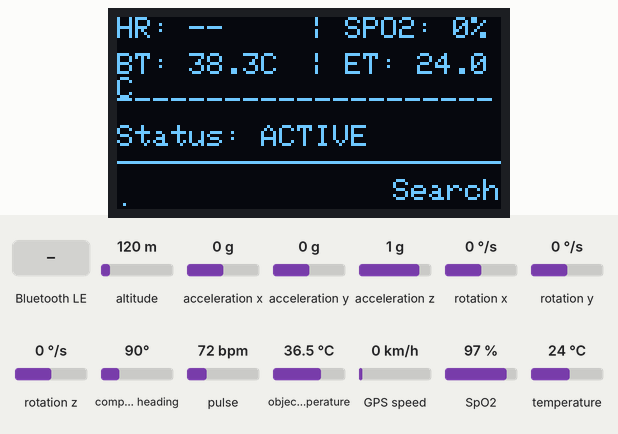
Bench run of a sketch on a simulated ESP32-C3. Shown: 128×64 one-colour display. Inputs (shaded band) come from the test bench; at power-on: object temperature 36.5 °C, SpO2 97 %, pulse 72 bpm, temperature 24 °C, altitude 120 m, acceleration x 0 g, acceleration y 0 g, acceleration z 1 g, rotation x 0 °/s, rotation y 0 °/s, rotation z 0 °/s, compass heading 90°, GPS speed 0 km/h. EEPROM starts erased; the GPS gets a fix after 3 s at 37.7749, -122.4194 with 8 satellites; nothing arrives over Bluetooth unless stated; a phone connects over Bluetooth LE 3 s after start; what the sketch prints to the serial monitor is not drawn.

Above: at 3.2 s.
3.3 s: Bluetooth LE write "A:" received
At 4.6 s:
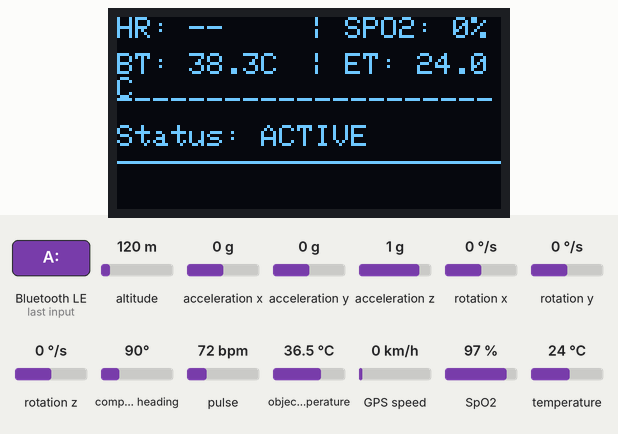
7.6 s: object temperature set to 32 °C
At 9.1 s:
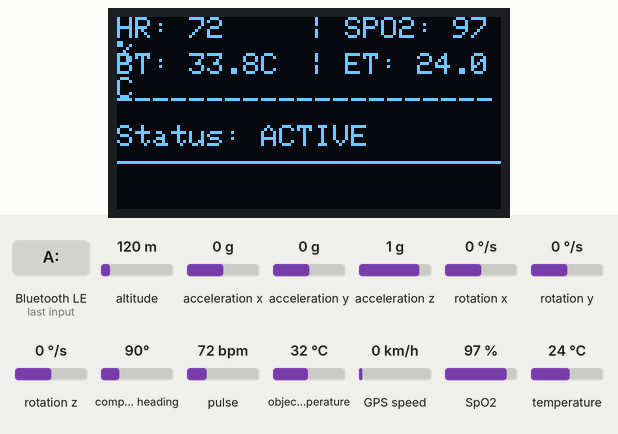
15.6 s: SpO2 set to 85 %
At 19.0 s:
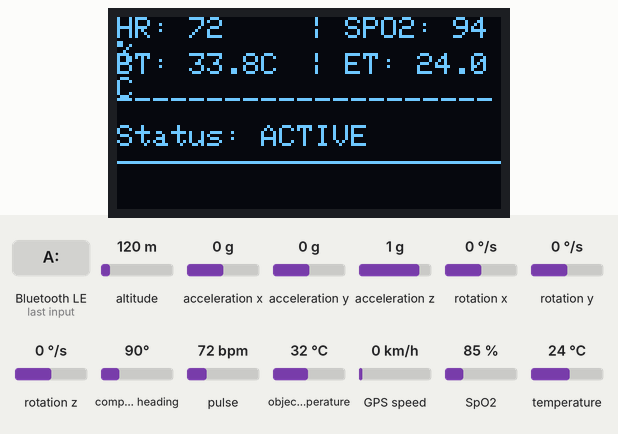
23.7 s: pulse set to 70 bpm
At 26.6 s:
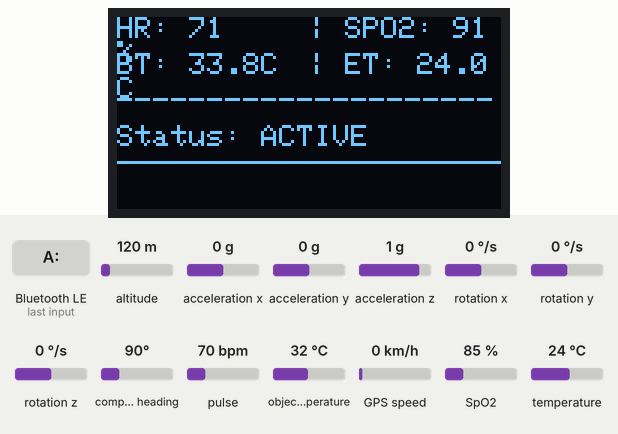
31.6 s: temperature set to 12 °C
At 32.9 s:
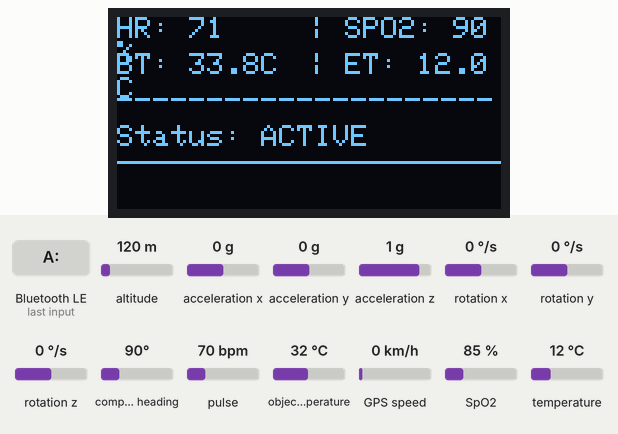
Timing chart, 0 to 34.6 s (numbered marks = the images above; inputs shaded):
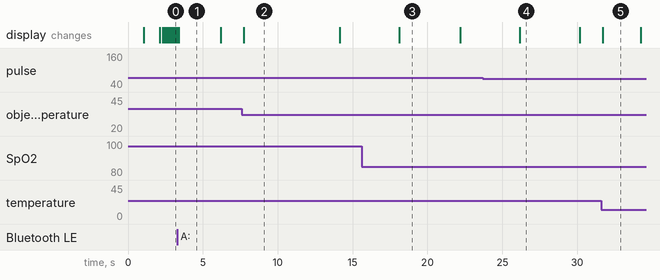

Measured:
- after the input at 3.3 s, the display: changes after 0.10 s (image 1)
- after the input at 7.6 s, the display: changes after 0.13 s (image 2)
- after the input at 15.6 s, the display: changes after 2.5 s (image 3)
- what the display in image 1 shows lasts 2.8 s, from 3.4 s to 6.2 s
- what the display in image 2 shows lasts 6.4 s, from 7.7 s to 14.1 s
- what the display in image 3 shows lasts 4.1 s, from 18.1 s to 22.2 s
- what the display in image 4 shows lasts 4.0 s, from 26.2 s to 30.2 s

The sketch:

shmb_esp32_firmware.ino
```cpp
#include <Wire.h>
#include <Adafruit_GFX.h>
#include <Adafruit_SSD1306.h>
#include <MPU6050_light.h>
#include <Adafruit_MLX90614.h>
#include <MAX30105.h>
#include <spo2_algorithm.h>
#include <NimBLEDevice.h>
#include <HardwareSerial.h>
#include <TinyGPSPlus.h>
#include <Preferences.h>

Preferences preferences;
float savedLat = 0, savedLng = 0;

/**
 * SHMB SmartBand Firmware v3.5.0 (Precision Edition)
 * Optimized for ESP32-C3-MINI
 * Safety Compliance: Low-power IR, I2C Watchdog, LPF Signal Filtering
 */

// ---------------- HARDWARE CONFIG ----------------
#define SDA_PIN 8
#define SCL_PIN 9
#define GPS_RX_PIN 20
#define GPS_TX_PIN 21
#define GPS_BAUD 9600

// ---------------- SAFETY CONSTANTS ----------------
#define FIRMWARE_VERSION    "3.5.0"
// Calibrated UUIDs from App
#define SERVICE_UUID           "12345678-1234-1234-1234-1234567890ae"
#define CHARACTERISTIC_UUID    "abcd1234-1234-1234-1234-abcdef123466"
#define CHARACTERISTIC_RX_UUID "abcd1234-1234-1234-1234-abcdef123499"
#define BUFFER_SIZE         100
#define FINGER_THRESHOLD    15000  // significantly lowered to prevent jitter-resets on wrist
#define MAX_SANE_TEMP       45.0f  // Medical safety limit
#define MIN_SANE_TEMP       20.0f
// Wrist-to-fingertip SpO2 offset — calibrate against a reference pulse oximeter and adjust
#define SPO2_WRIST_OFFSET   (-2)

// ---------------- SENSOR OBJECTS ----------------
Adafruit_SSD1306 display(128, 64, &Wire, -1);
MPU6050 mpu(Wire);
Adafruit_MLX90614 mlx;
MAX30105 particleSensor;
HardwareSerial gpsSerial(1);
TinyGPSPlus gps;
NimBLECharacteristic* pCharacteristic = NULL;
NimBLECharacteristic* pRxCharacteristic = NULL;

// ---------------- STATE ----------------
uint32_t irBuffer[BUFFER_SIZE];
uint32_t redBuffer[BUFFER_SIZE];
int32_t spo2 = 0, heartRate = 0;
int8_t validSPO2 = 0, validHeartRate = 0;
float bodyTemp = 36.6, ambientTemp = 24.0;
bool fingerDetected = false;
float pitch = 0, roll = 0;
float smoothedHR = 0;
// FreqS=25 is hardcoded in spo2_algorithm.h; keep alpha conservative
const float HR_FILTER_ALPHA = 0.08;
const float SPO2_FILTER_ALPHA = 0.15;
static float smoothedSPO2 = 98.0; // Global baseline

// LED power — AGC adjusts this dynamically
uint8_t ledPower = 0x7F;          // Start at higher power for wrist penetration
unsigned long lastAgcMs = 0;
uint32_t dcLevel = 0;             // latest IR DC level — shown on OLED for debug

// Circular-buffer state
static int32_t  hrSampleCount   = 0;
static int32_t  hrHistory[5]    = {0, 0, 0, 0, 0};
static int      hrHistIdx       = 0;
static uint8_t  hrHistSize      = 0;
static bool     prevFingerState = false;
static unsigned long lastFingerMs = 0; // Debounce timer

// Motion-freeze state — holds last good HR reading while arm is moving
static float         lastValidHR  = 0;
static unsigned long lastValidHRMs = 0;

bool fallDetected = false;
unsigned long fallTime = 0;
bool phoneActive = false;

// Fall Detection States
float lastStablePitch = 0, lastStableRoll = 0;
bool potentialFall = false;
unsigned long impactTime = 0;
float maxImpactG = 0;

// Assisted GPS Storage
float calibratedLat = 0;
float calibratedLng = 0;
bool hasCalibration = false;
String locationAddr = "Searching...";
int scrollPos = 128;
unsigned long lastScrollMs = 0;

class MyCallbacks : public NimBLECharacteristicCallbacks {
public:
    void onWrite(NimBLECharacteristic* pCharacteristic, NimBLEConnInfo& connInfo) override {
        std::string value = pCharacteristic->getValue();
        if (value.length() > 0) {
            String msg = "";
            for(int i=0; i<value.length(); i++) msg += (char)value[i];

            msg.trim();

            Serial.print(">>> BLE RECEIVED: ");
            Serial.println(msg);

            // Simple prefix-based check. App now sends Location and GPS separately.
            if (msg.startsWith("A:")) {
                locationAddr = msg.substring(2);
                scrollPos = 128; // Reset scroll
                Serial.println(">>> ACK: ADDR=" + locationAddr);
            }
            else if (msg.startsWith("L:")) {
                int commaIdx = msg.indexOf(",");
                if (commaIdx != -1) {
                    calibratedLat = msg.substring(2, commaIdx).toFloat();
                    int gIdx = msg.indexOf("G:", commaIdx);
                    if (gIdx != -1) {
                        calibratedLng = msg.substring(gIdx + 2).toFloat();
                        hasCalibration = true;
                        Serial.println(">>> ACK: CALIBRATION APPLIED");
                    }
                }
            }
        }
    }
};

class MyServerCallbacks: public NimBLEServerCallbacks {
    void onConnect(NimBLEServer* pServer) {
        Serial.println("PHONE CONNECTED");
        phoneActive = true;
    }
    void onDisconnect(NimBLEServer* pServer) {
        pServer->getAdvertising()->start();
        Serial.println("Re-advertising started...");
        phoneActive = false;
    }
};

void setupBLE() {
  NimBLEDevice::init("SHMB");
  NimBLEDevice::setPower(9);

  NimBLEServer* pServer = NimBLEDevice::createServer();
  pServer->setCallbacks(new MyServerCallbacks());

  NimBLEService* pService = pServer->createService(SERVICE_UUID);

  pCharacteristic = pService->createCharacteristic(
                      CHARACTERISTIC_UUID,
                      NIMBLE_PROPERTY::READ | NIMBLE_PROPERTY::NOTIFY
                    );

  pRxCharacteristic = pService->createCharacteristic(
                        CHARACTERISTIC_RX_UUID,
                        NIMBLE_PROPERTY::WRITE | NIMBLE_PROPERTY::WRITE_NR
                      );
  pRxCharacteristic->setCallbacks(new MyCallbacks());

  pService->start();

  NimBLEAdvertising* pAdv = NimBLEDevice::getAdvertising();
  pAdv->setName("SHMB");
  pAdv->addServiceUUID(SERVICE_UUID);
  pAdv->start();
}

void setup() {
  Serial.begin(115200);
  delay(1000);
  Serial.println(">>> BOOT: SHMB v" FIRMWARE_VERSION " Starting...");
  Serial.println(">>> BOOT: SERIAL OK");

  // 1. START BLUETOOTH IMMEDIATELY (So it's visible while sensors warm up)
  setupBLE();
  Serial.println(">>> BOOT: BLE OK");

  // 2. I2C Initialization
  Wire.begin(SDA_PIN, SCL_PIN);
  Wire.setClock(100000);
  Wire.setTimeOut(50);
  Serial.println(">>> BOOT: I2C OK");

  gpsSerial.begin(GPS_BAUD, SERIAL_8N1, GPS_RX_PIN, GPS_TX_PIN);
  Serial.println(">>> BOOT: GPS UART OK");

  // Load Last Known Location from Flash
  preferences.begin("shmb", false);
  savedLat = preferences.getFloat("lat", 0.0);
  savedLng = preferences.getFloat("lng", 0.0);
  calibratedLat = savedLat;
  calibratedLng = savedLng;
  Serial.println(">>> BOOT: LAST KNOWN POS: " + String(savedLat, 6) + "," + String(savedLng, 6));

  if(!display.begin(SSD1306_SWITCHCAPVCC, 0x3C)) {
    Serial.println(">>> BOOT: OLED FAIL");
  } else {
    Serial.println(">>> BOOT: OLED OK");
  }

  mlx.begin();
  Serial.println(">>> BOOT: MLX TEMP OK");

  // Motion Sensor (Non-blocking attempt)
  byte mpuStatus = mpu.begin();
  if(mpuStatus == 0) {
    Serial.println(">>> BOOT: MPU6050 STARTING...");
    mpu.calcOffsets(); // This can take a few seconds
    Serial.println(">>> BOOT: MPU6050 OK");
  } else {
    Serial.println(">>> BOOT: MPU6050 FAIL");
  }

  // 3. MAX30102 Setup
  Serial.println(">>> BOOT: STARTING MAX30102...");
  memset(irBuffer,  0, sizeof(irBuffer));
  memset(redBuffer, 0, sizeof(redBuffer));

  if (particleSensor.begin(Wire, I2C_SPEED_STANDARD)) {
    // LED 0x4F (79/255): wrist needs more IR power than fingertip to get a clean signal.
    // sampleRate 100 Hz / sampleAverage 4 = 25 Hz effective rate, which matches the
    // FreqS=25 constant hardcoded in spo2_algorithm.h. At 400 Hz the algorithm saw
    // noise peaks spaced ~10 samples apart and calculated (25*60)/10 = 150 BPM.
    particleSensor.setup(ledPower, 4, 2, 100, 411, 4096);
    Serial.println(">>> BOOT: MAX30102 OK");
  } else {
    Serial.println(">>> BOOT: MAX30102 FAIL");
  }

  Serial.println(">>> SYSTEM READY <<<");
}

void loop() {
  unsigned long now = millis();

  // 1. GPS HANDLER (Priority)
  while (gpsSerial.available() > 0) gps.encode(gpsSerial.read());

  // 2. MOTION SAFETY (Non-blocking)
  mpu.update();
  pitch = mpu.getAngleX();
  roll = mpu.getAngleY();
  float ax = mpu.getAccX(), ay = mpu.getAccY(), az = mpu.getAccZ();
  float accelMag = sqrt(ax*ax + ay*ay + az*az);

  // Advanced Fall Detection Algorithm (V3.2)
  if (accelMag > 3.2) { // 1. Impact Detected
    if (!potentialFall) {
      potentialFall = true;
      impactTime = now;
      maxImpactG = accelMag;
    }
  }

  if (potentialFall) {
    // 2. Post-Impact Inactivity/Orientation Check
    if (now - impactTime > 1500) { // Wait 1.5s for the dust to settle
      float currentAccelMag = sqrt(mpu.getAccX()*mpu.getAccX() + mpu.getAccY()*mpu.getAccY() + mpu.getAccZ()*mpu.getAccZ());

      // If still lying down (pitch/roll > 45deg) and low movement (< 1.2g)
      if (currentAccelMag < 1.3 && (abs(pitch) > 45 || abs(roll) > 45)) {
        fallDetected = true;
        fallTime = now;
      }
      potentialFall = false; // Reset search
    }
  }

  if (fallDetected && (abs(pitch) < 20 && abs(roll) < 20)) {
    // User stood back up - Auto Dismiss
    fallDetected = false;
  }

  if (fallDetected && now - fallTime > 30000) fallDetected = false; // Safety timeout

  // 3. BIOMETRIC CORE
  long irValue = particleSensor.getIR();
  if (irValue > FINGER_THRESHOLD) {
    fingerDetected = true;

    // On first contact (or recovery from a long disconnect), pre-fill the buffer.
    // We only do this if we've been disconnected for more than 1.5 seconds.
    if (!prevFingerState || (now - lastFingerMs > 1500)) {
      particleSensor.check();
      uint32_t initIR  = particleSensor.getIR();
      uint32_t initRed = particleSensor.getRed();
      for (int fi = 0; fi < BUFFER_SIZE; fi++) {
        irBuffer[fi]  = initIR;
        redBuffer[fi] = initRed;
      }
      // Removed hrSampleCount = 0; to allow continuous accumulation during micro-glitches
      smoothedHR = 0;
      Serial.println(">>> BIOMETRIC: BUFFER RECOVERED");
    }
    prevFingerState = true;
    lastFingerMs = now;

    // Drain the sensor FIFO into the circular buffer one sample at a time.
    particleSensor.check();
    while (particleSensor.available()) {
      memmove(irBuffer,  irBuffer  + 1, (BUFFER_SIZE - 1) * sizeof(uint32_t));
      memmove(redBuffer, redBuffer + 1, (BUFFER_SIZE - 1) * sizeof(uint32_t));
      irBuffer[BUFFER_SIZE - 1]  = particleSensor.getIR();
      redBuffer[BUFFER_SIZE - 1] = particleSensor.getRed();
      particleSensor.nextSample();
      hrSampleCount++;
      // Poll GPS inside the sensor loop to prevent overflow
      while (gpsSerial.available() > 0) gps.encode(gpsSerial.read());
    }

    // AGC: check every 2 s, target DC 100k–200k.
    // Higher target than before so weak wrist signals still produce a clear AC waveform.
    dcLevel = irBuffer[BUFFER_SIZE - 1];
    if (now - lastAgcMs > 2000) {
      lastAgcMs = now;
      if (dcLevel > 200000 && ledPower > 0x08) {
        ledPower -= 0x08;
        particleSensor.setPulseAmplitudeIR(ledPower);
        // Keep Red boosted for wrist penetration
        particleSensor.setPulseAmplitudeRed(0xFF);
        Serial.printf(">>> AGC: IR_LED 0x%02X DC=%lu (reduced)\n", ledPower, dcLevel);
      } else if (dcLevel < 100000 && ledPower < 0x7F) {
        ledPower += 0x08;
        particleSensor.setPulseAmplitudeIR(ledPower);
        particleSensor.setPulseAmplitudeRed(0xFF);
        Serial.printf(">>> AGC: IR_LED 0x%02X DC=%lu (raised)\n", ledPower, dcLevel);
      }
    }

    // Run algorithm every 100 samples (full fresh buffer).
    if (hrSampleCount >= 100) {
      hrSampleCount = 0;
      Serial.println(">>> BIOMETRIC: RUNNING MAXIM ALGORITHM...");
      maxim_heart_rate_and_oxygen_saturation(irBuffer, BUFFER_SIZE, redBuffer,
                                             &spo2, &validSPO2, &heartRate, &validHeartRate);

      // Sanity check: SpO2 below 85% on a conscious user is usually noise.
      if (validSPO2 && spo2 >= 85 && spo2 <= 100) {
        float calibratedSPO2 = constrain(spo2 + SPO2_WRIST_OFFSET, 0, 100);
        smoothedSPO2 = (calibratedSPO2 * SPO2_FILTER_ALPHA) + (smoothedSPO2 * (1.0f - SPO2_FILTER_ALPHA));
      }
      // Always use the smoothed version for the rest of the loop
      spo2 = (int32_t)smoothedSPO2;

      // Dicrotic notch harmonic correction.
      // Wrist PPG has a prominent secondary bump (dicrotic notch) ~320 ms after the
      // systolic peak. The algorithm counts both bumps as separate heartbeats, doubling
      // the reported BPM. If the raw result is in the 2x range AND halving it lands
      // closer to the established baseline (or there is no baseline yet), use the half.
      if (validHeartRate && heartRate > 110 && heartRate <= 220) {
        int32_t halved = heartRate / 2;
        if (halved >= 45 && halved <= 110) {
          bool noBaseline  = (smoothedHR < 10);
          bool halfCloser  = (abs(halved - (int32_t)smoothedHR) <
                              abs(heartRate - (int32_t)smoothedHR));
          if (noBaseline || halfCloser) {
            heartRate = halved;
          }
        }
      }

      // Motion is NEVER a blocker — the algorithm always runs.
      // accelMag is only used to reject samples that are clearly motion artifacts:
      // a sudden high reading while the wrist is being moved fast.
      // The EMA (alpha=0.08) self-corrects a few bad samples automatically.
      if (validHeartRate && heartRate >= 45 && heartRate <= 150) {
        // Consistency gate: reject if far from the median of last 5 readings
        hrHistory[hrHistIdx % 5] = heartRate;
        hrHistIdx++;
        if (hrHistSize < 5) hrHistSize++;

        int32_t sorted[5];
        memcpy(sorted, hrHistory, sizeof(hrHistory));
        for (int i = 1; i < 5; i++) {
          int32_t key = sorted[i]; int j = i - 1;
          while (j >= 0 && sorted[j] > key) { sorted[j+1] = sorted[j]; j--; }
          sorted[j+1] = key;
        }
        int32_t medianHR = sorted[2];
        bool consistent  = (hrHistSize < 3) ||
                           (medianHR > 0 && abs(heartRate - medianHR) <= 30);

        // Motion spike: only discard if the reading is >100% above baseline
        // AND the wrist is clearly moving (accelMag > 2.2g).
        // Normal resting motion and finger movement is allowed through.
        bool isMotionSpike = (accelMag > 2.2f &&
                              smoothedHR > 0 &&
                              heartRate > (int32_t)(smoothedHR * 2.0f));

        if (consistent && !isMotionSpike) {
          if (smoothedHR < 10) smoothedHR = heartRate;
          else smoothedHR = (heartRate * HR_FILTER_ALPHA) +
                            (smoothedHR * (1.0f - HR_FILTER_ALPHA));
          lastValidHR   = smoothedHR;
          lastValidHRMs = now;
        }
      }
    }
  } else {
    // Debounced disconnect: only reset if no finger for 2 seconds
    if (now - lastFingerMs > 2000) {
      fingerDetected  = false;
      prevFingerState = false;
      smoothedHR      = 0;
      spo2            = 0;
      hrSampleCount   = 0;
      hrHistIdx       = 0;
      hrHistSize      = 0;
      lastValidHR     = 0;
      lastValidHRMs   = 0;
      dcLevel         = 0;
      memset(hrHistory, 0, sizeof(hrHistory));
    }
  }

  // 4. TEMPERATURE (Medical Sanity Checks)
  float rawObj = mlx.readObjectTempC();
  if (rawObj > MIN_SANE_TEMP && rawObj < MAX_SANE_TEMP) {
    bodyTemp = rawObj + 1.8; // Wrist Skin to Core Calibration
  }
  ambientTemp = mlx.readAmbientTempC();

  // --- START OF HYBRID FLOWCHART LOGIC ---
  float outLat = 0.0, outLng = 0.0;
  String statusMsg = "";
  int gpsFixTier = 0;

  // 1. Check for valid Satellite Fix
  if (gps.location.isValid()) {
    outLat = gps.location.lat();
    outLng = gps.location.lng();
    gpsFixTier = 1;
  } else if (phoneActive && hasCalibration) {
    // MOBILE ASSIST PRIORITY (Only if connected)
    outLat = calibratedLat;
    outLng = calibratedLng;
    gpsFixTier = 2;
  } else {
    // FALLBACK TO MEMORY
    outLat = savedLat;
    outLng = savedLng;
    gpsFixTier = 3;
  }

  // 5. STATUS BEACON (Every 2 seconds)
  static unsigned long lastBeacon = 0;
  if (now - lastBeacon > 2000) {
    lastBeacon = now;
    Serial.print(">>> STATUS: ");
    if (gpsFixTier == 1) Serial.print("FIX:SATELLITE");
    else if (gpsFixTier == 2) Serial.print("FIX:MOBILE");
    else Serial.print("FIX:MEMORY");

    Serial.print(" | BLE: ");
    Serial.println(phoneActive ? "CONNECTED" : "ADVERTISING...");
  }

  // SAVE logic (Per flowchart: if GPS or Mobile location is used, save it)
  static unsigned long lastSaveTime = 0;
  if (gpsFixTier < 3 && outLat != 0 && (now - lastSaveTime > 30000)) {
    lastSaveTime = now;
    preferences.putFloat("lat", outLat);
    preferences.putFloat("lng", outLng);
    savedLat = outLat;
    savedLng = outLng;
    Serial.println(">>> MEMORY: LOCATION UPDATED");
  }

  // 5. BLE BROADCAST (Update app with current tier data)
  String payload = "P:" + String(pitch,1) +
                   ",R:" + String(roll,1) +
                   ",TO:" + String(bodyTemp,1) +
                   ",TA:" + String(ambientTemp,1) +
                   ",HR:" + String((int)smoothedHR) +
                   ",SPO2:" + String(spo2) +
                   ",FALL:" + String(fallDetected ? 1 : 0) +
                   ",LAT:" + String(outLat, 6) +
                   ",LNG:" + String(outLng, 6) +
                   ",FIX:" + String(gpsFixTier) +
                   ",HAND:" + String(fingerDetected ? 1 : 0) +
                   ",G:" + String(maxImpactG, 1) +
                   ",V:" + FIRMWARE_VERSION;

  if(pCharacteristic) {
    pCharacteristic->setValue(payload.c_str());
    pCharacteristic->notify();
  }

  // 6. OLED REFRESH — throttled to 100 ms for smooth scrolling
  static unsigned long lastOledMs = 0;
  if (now - lastOledMs >= 100) {
    lastOledMs = now;
    display.clearDisplay();
    display.setTextColor(SSD1306_WHITE);

    display.setTextSize(1);

    // Row 1: HR | SpO2
    display.setCursor(0, 0);
    display.print("HR: ");
    if (smoothedHR > 0) display.print((int)smoothedHR);
    else display.print("--");

    display.setCursor(64, 0);
    display.print("| SPO2: ");
    display.print(spo2);
    display.print("%");

    // Row 2: Body Temp | Env Temp
    display.setCursor(0, 12);
    display.print("BT: ");
    display.print(bodyTemp, 1);
    display.print("C");

    display.setCursor(64, 12);
    display.print("| ET: ");
    display.print(ambientTemp, 1);
    display.print("C");

    // Divider
    display.setCursor(0, 24);
    display.println("---------------------");

    // Row 3: Hand Detection Status
    display.setCursor(0, 36);
    display.print("Status: ");
    display.print(fingerDetected ? "ACTIVE" : "STANDBY");

    // Divider for Location
    display.drawLine(0, 48, 128, 48, SSD1306_WHITE);

    // Row 4: Scrolling Address
    display.setCursor(scrollPos, 54);
    display.print(locationAddr);

    // Move 4 pixels per frame (10 FPS = 40 pixels/sec)
    scrollPos -= 4;
    if (scrollPos < -(int)(locationAddr.length() * 6)) {
      scrollPos = 128;
    }

    display.display();
  }

  // Small delay to allow background BLE and Serial tasks to process
  delay(10);
}
```
